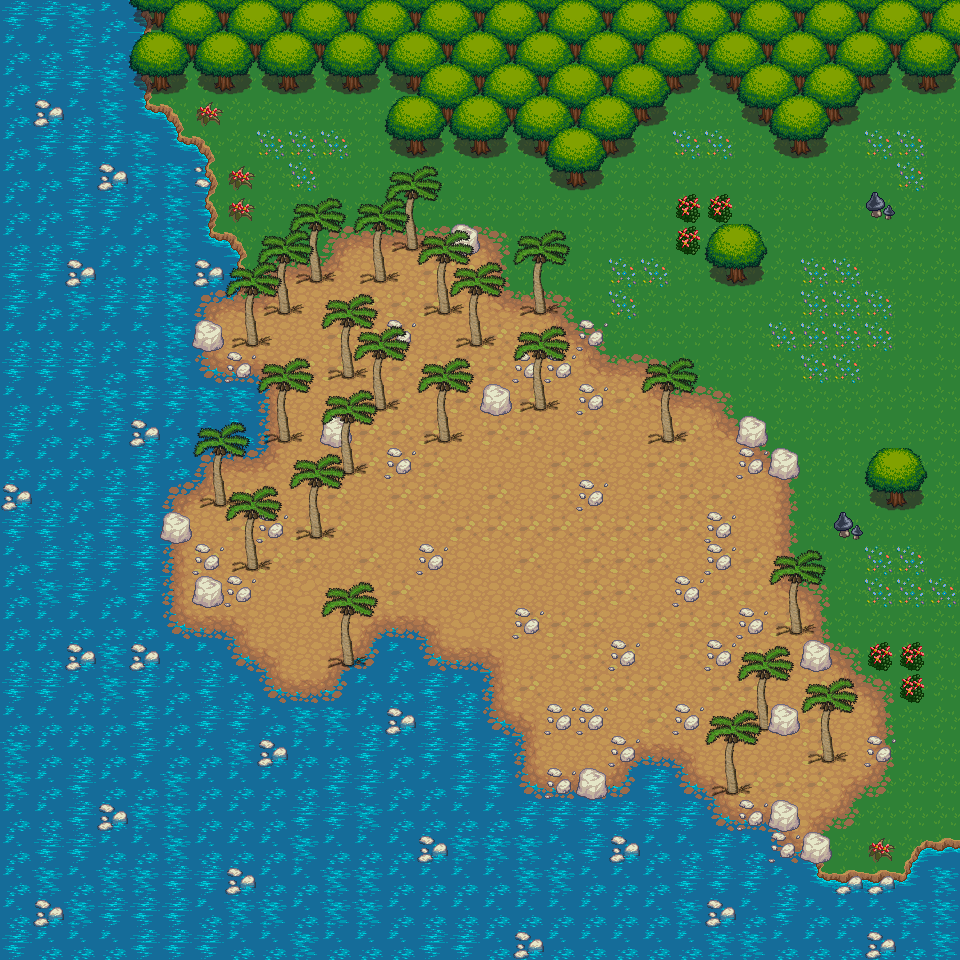

A level layout from a 2D game, rendered from its tile map. Below: a short description, then the map file with tile-grid data replaced by summaries:
An orthogonal 30x30 tile map with 32x32 px tiles, 7 tile layers (Background, Ocean, Beach, Trees, rocks, ...), 1 hidden layer not drawn, 5 tilesets and 3 objects (3x Character).

<map version="1.0" orientation="orthogonal" renderorder="right-down" width="30" height="30" tilewidth="32" tileheight="32" nextobjectid="4">
 <tileset firstgid="1" name="forest_tiles" tilewidth="32" tileheight="32" tilecount="256" columns="16">
  <image source="../images/forest_tiles.png" width="512" height="512" />
 </tileset>
 <tileset firstgid="257" name="dirt" tilewidth="32" tileheight="32" tilecount="30" columns="5">
  <image source="../images/dirt.png" width="160" height="192" />
 </tileset>
 <tileset firstgid="287" name="mountain_landscape" tilewidth="32" tileheight="32" tilecount="256" columns="16">
  <image source="../images/mountain_landscape.png" width="512" height="512" />
 </tileset>
 <tileset firstgid="543" name="palmtree" tilewidth="32" tileheight="32" tilecount="6" columns="2">
  <image source="../images/palmtree.png" width="64" height="96" />
 </tileset>
 <tileset firstgid="549" name="meta_tiles" tilewidth="32" tileheight="32" tilecount="2" columns="2">
  <image source="../images/meta_tiles.png" width="67" height="34" />
 </tileset>
 <layer name="Background" width="30" height="30">
  <data>[900 cells, 900 non-empty, 4 distinct tile ids]</data>
 </layer>
 <layer name="Ocean" width="30" height="30">
  <data>[900 cells, 376 non-empty, 12 distinct tile ids]</data>
 </layer>
 <layer name="Beach" width="30" height="30">
  <data>[900 cells, 284 non-empty, 15 distinct tile ids]</data>
 </layer>
 <layer name="Trees, rocks" width="30" height="30">
  <data>[900 cells, 234 non-empty, 20 distinct tile ids]</data>
 </layer>
 <layer name="Foreground-trees 2" width="30" height="30">
  <properties>
   <property name="Foreground" type="bool" value="true" />
  </properties>
  <data>[900 cells, 72 non-empty, 4 distinct tile ids]</data>
 </layer>
 <layer name="More Foreground Trees" width="30" height="30">
  <properties>
   <property name="Foreground" type="bool" value="true" />
  </properties>
  <data>[900 cells, 16 non-empty, 4 distinct tile ids]</data>
 </layer>
 <layer name="A Single Foreground Tree" width="30" height="30">
  <data>[900 cells, 4 non-empty, 4 distinct tile ids]</data>
 </layer>
 <layer name="Collision" width="30" height="30" visible="0">
  <data>[900 cells, 540 non-empty, 1 distinct tile ids]</data>
 </layer>
 <objectgroup name="Characters">
  <object id="1" type="Character" x="480" y="480" width="32" height="32">
   <properties>
    <property name="Collidable" type="bool" value="true" />
    <property name="Name" value="Bather" />
    <property name="OnCombat" type="file" value="../scripts/combat/bather.chai" />
    <property name="OnDefeat">dialog("&lt;b&gt;Sinewy Sunbather&lt;/b&gt; : I'm too tan and good-looking to die!", 
fun(){dialog("&lt;i&gt;Sinewy Sunbather has died.&lt;/i&gt;",
fun()
{
play(me, "stand_down", 200, resume_combat);
}
);} );</property>
    <property name="OnInteract">face(player);
prompt("&lt;b&gt;Sinewy Sunbather&lt;/b&gt; : Hey kid, my back is frying. Mind rubbing lotion all over me?", 
["Sure", "No"],
[
fun() { dialog("&lt;b&gt;Kid&lt;/b&gt; : I can't believe I'm doing this, but flip over.",
fun() { dialog("&lt;b&gt;Sinewy Sunbather&lt;/b&gt; : Oooo, that feels nice. Thanks kid, you're a life-saver! You know, skin cancer and all.",
fun() { dialog("&lt;b&gt;Kid&lt;/b&gt; : Well, all done. That was gross. I need to wash my hands now.",
fun() { dialog("&lt;b&gt;Sinewy Sunbather&lt;/b&gt; : I'll show you where the bathroom is.",
fun() { dialog("&lt;i&gt;Sinewy Sunbather is now your follower.&lt;/i&gt;", fun() { follow(player); });}
);});});});},
fun() { dialog("&lt;b&gt;Kid&lt;/b&gt; : No way, man! That's gross!",
fun() { dialog("&lt;b&gt;Sinewy Sunbather&lt;/b&gt; : Come on, kid. Help a guy out.");}
);}
]);</property>
    <property name="Orientation" value="Left" />
    <property name="Spritesheet" type="file" value="../images/sunBather2.png" />
   </properties>
  </object>
  <object id="2" type="Character" x="672" y="480" width="32" height="32">
   <properties>
    <property name="Collidable" type="bool" value="true" />
    <property name="Name" value="Surfer" />
    <property name="OnCombat" type="file" value="../scripts/combat/surfer.chai" />
    <property name="OnDefeat">dialog("&lt;b&gt;Scornful Surfer Bro&lt;/b&gt; : You can take a surfer out of the surf, but you can never take the surf out of a surfer!", 
fun(){dialog("&lt;i&gt;Scornful Surfer Bro has been defeated.&lt;/i&gt;",
fun()
{
play(me, "stand_down", 200, fun(){});
resume_combat();
}
);} );</property>
    <property name="OnInteract">face(player);
dialog("&lt;b&gt;Scornful Surfer Bro&lt;/b&gt; : Get off my beach, you kook!",
fun() {do_combat("beach", self, fun(){ script.kill_character(self); }); }
);</property>
    <property name="Orientation" value="Up" />
    <property name="Spritesheet" type="file" value="../images/surferBro2.png" />
   </properties>
  </object>
  <object id="3" type="Character" x="544" y="544" width="32" height="32">
   <properties>
    <property name="Collidable" type="bool" value="true" />
    <property name="OnInteract">face(player);
dialog("&lt;b&gt;Scrawny Skeleton&lt;/b&gt; : Man, if only I can find some milk so I can get back home and play video games.")</property>
    <property name="Orientation" value="Down" />
    <property name="Spritesheet" type="file" value="../images/skeleton1Follower.png" />
   </properties>
  </object>
 </objectgroup>
</map>
